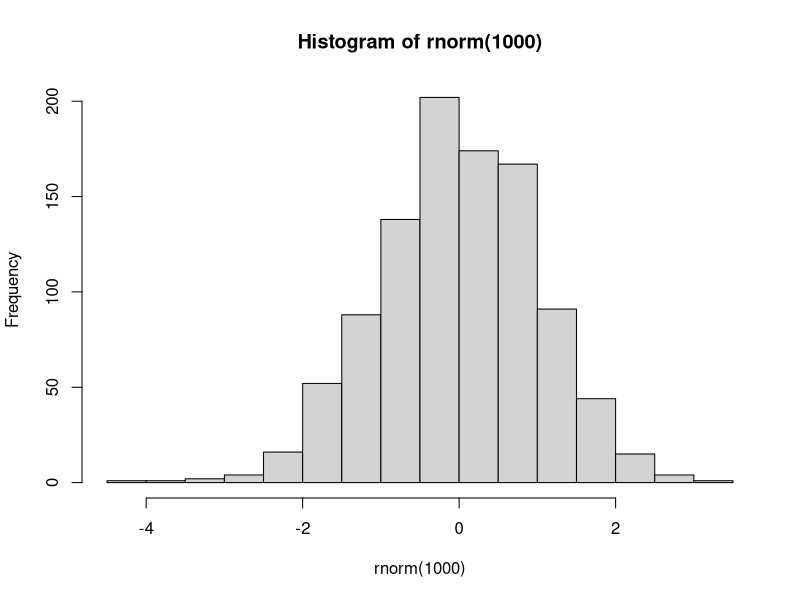
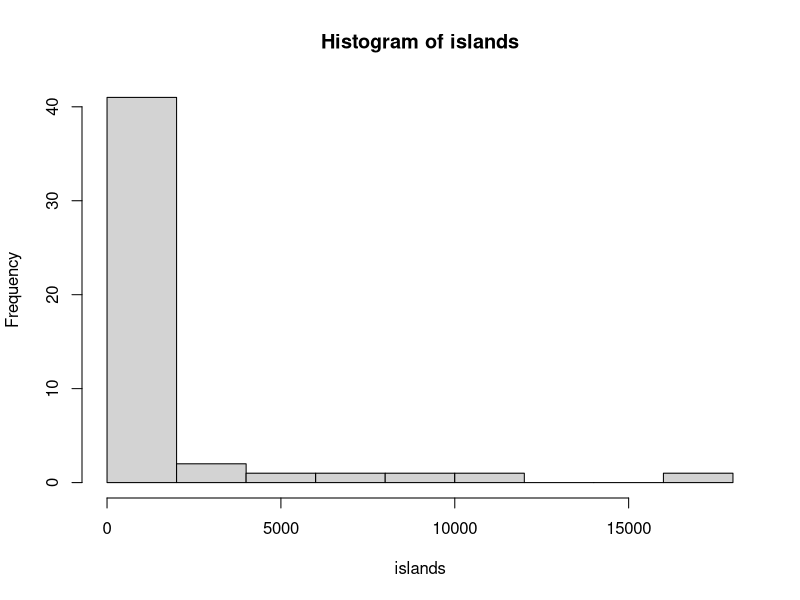
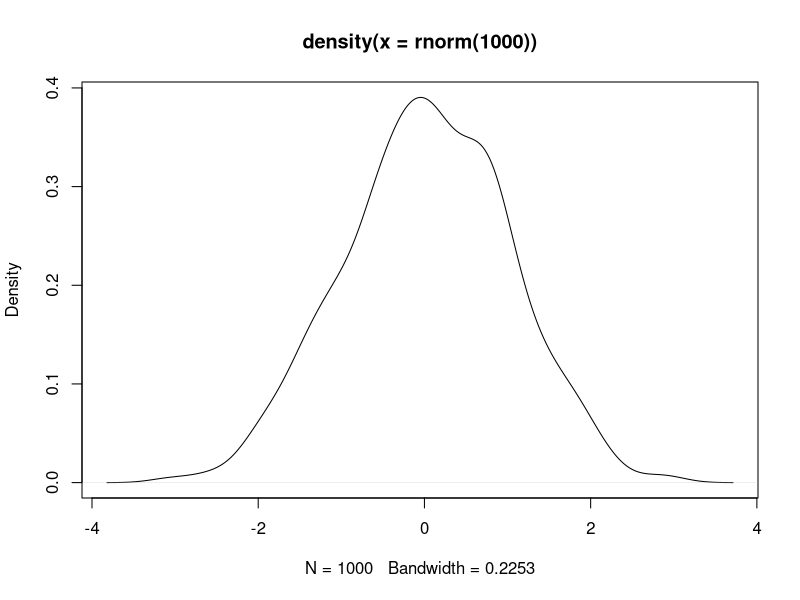

Write the R code that produced these figures, in order.
# Normal distribution 
hist(rnorm(1000))

# Skewed distribution
hist(islands)

# Density plot
plot(density(rnorm(1000)))
